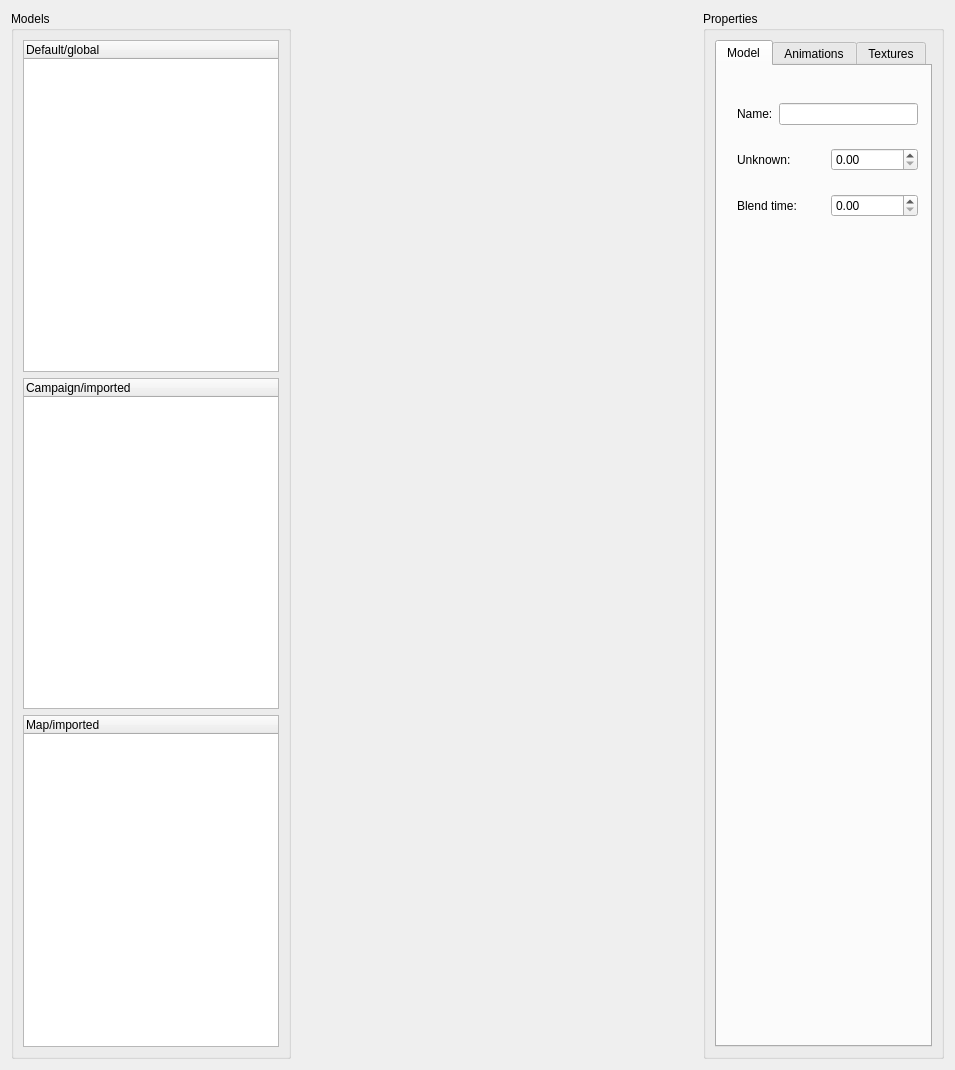
<?xml version="1.0" encoding="UTF-8"?>
<ui version="4.0">
 <class>ModelEditor</class>
 <widget class="QWidget" name="ModelEditor">
  <property name="geometry">
   <rect>
    <x>0</x>
    <y>0</y>
    <width>955</width>
    <height>1070</height>
   </rect>
  </property>
  <property name="windowTitle">
   <string>Model Editor</string>
  </property>
  <layout class="QGridLayout" name="gridLayout">
   <item row="0" column="0" rowspan="3" colspan="2">
    <widget class="QGroupBox" name="groupBox">
     <property name="title">
      <string>Models</string>
     </property>
     <layout class="QGridLayout" name="gridLayout_2">
      <item row="0" column="0">
       <widget class="QTreeWidget" name="treeWidget">
        <column>
         <property name="text">
          <string>Default/global</string>
         </property>
        </column>
       </widget>
      </item>
      <item row="1" column="0">
       <widget class="QTreeWidget" name="treeWidget_2">
        <column>
         <property name="text">
          <string>Campaign/imported</string>
         </property>
        </column>
       </widget>
      </item>
      <item row="2" column="0">
       <widget class="QTreeWidget" name="treeWidget_3">
        <column>
         <property name="text">
          <string>Map/imported</string>
         </property>
        </column>
       </widget>
      </item>
     </layout>
    </widget>
   </item>
   <item row="0" column="2" rowspan="3">
    <widget class="QWidget" name="m_modelViewWidget" native="true">
     <property name="minimumSize">
      <size>
       <width>400</width>
       <height>800</height>
      </size>
     </property>
    </widget>
   </item>
   <item row="0" column="3" rowspan="3">
    <widget class="QGroupBox" name="groupBox_2">
     <property name="title">
      <string>Properties</string>
     </property>
     <layout class="QGridLayout" name="gridLayout_3">
      <item row="0" column="0">
       <widget class="KTabWidget" name="ktabwidget">
        <property name="currentIndex">
         <number>0</number>
        </property>
        <property name="movable">
         <bool>true</bool>
        </property>
        <property name="tabReorderingEnabled">
         <bool>false</bool>
        </property>
        <widget class="QWidget" name="modelTab">
         <attribute name="title">
          <string>Model</string>
         </attribute>
         <widget class="QWidget" name="verticalLayoutWidget">
          <property name="geometry">
           <rect>
            <x>20</x>
            <y>20</y>
            <width>181</width>
            <height>151</height>
           </rect>
          </property>
          <layout class="QVBoxLayout" name="verticalLayout">
           <item>
            <layout class="QHBoxLayout" name="horizontalLayout">
             <item>
              <widget class="QLabel" name="label">
               <property name="text">
                <string>Name:</string>
               </property>
              </widget>
             </item>
             <item>
              <widget class="KLineEdit" name="klineedit">
               <property name="maxLength">
                <number>336</number>
               </property>
              </widget>
             </item>
            </layout>
           </item>
           <item>
            <layout class="QHBoxLayout" name="horizontalLayout_2">
             <item>
              <widget class="QLabel" name="label_2">
               <property name="text">
                <string>Unknown:</string>
               </property>
              </widget>
             </item>
             <item>
              <widget class="QDoubleSpinBox" name="doubleSpinBox"/>
             </item>
            </layout>
           </item>
           <item>
            <layout class="QHBoxLayout" name="horizontalLayout_3">
             <item>
              <widget class="QLabel" name="label_3">
               <property name="text">
                <string>Blend time:</string>
               </property>
              </widget>
             </item>
             <item>
              <widget class="QDoubleSpinBox" name="doubleSpinBox_2"/>
             </item>
            </layout>
           </item>
          </layout>
         </widget>
        </widget>
        <widget class="QWidget" name="animationsTab">
         <attribute name="title">
          <string>Animations</string>
         </attribute>
        </widget>
        <widget class="QWidget" name="texturesTab">
         <attribute name="title">
          <string>Textures</string>
         </attribute>
        </widget>
       </widget>
      </item>
     </layout>
    </widget>
   </item>
  </layout>
 </widget>
 <customwidgets>
  <customwidget>
   <class>KLineEdit</class>
   <extends>QLineEdit</extends>
   <header>klineedit.h</header>
  </customwidget>
  <customwidget>
   <class>KTabWidget</class>
   <extends>QTabWidget</extends>
   <header>ktabwidget.h</header>
   <container>1</container>
  </customwidget>
 </customwidgets>
 <resources/>
 <connections/>
</ui>
